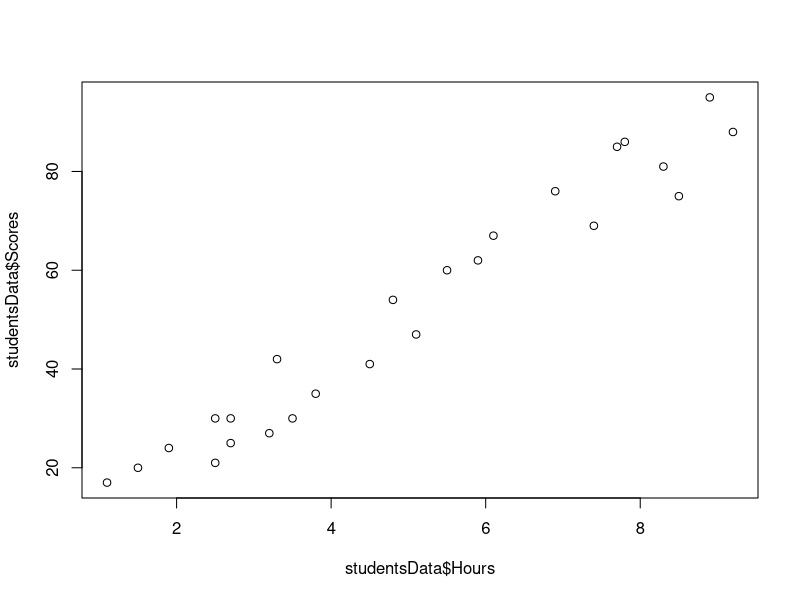

Here is the R script that generated this plot:
#Loading the required Packages
install.packages("caTools")
library("caTools")
library(readxl)

#Setting the working directory
setwd("D:/GRIP")

#Importing the Data
studentsData <- read_xlsx("StudentGradesandScores.xlsx")

#Check if data is imported correct
View(studentsData)
str(studentsData)
head(studentsData)
tail(studentsData)

#Split the data into Training and Testing 
split = sample.split(studentsData$Hours,SplitRatio = 0.7)
split
trainingSet <- subset(studentsData, split == TRUE)
testSet <- subset(studentsData, split == FALSE)

#Fitting linear regression to the training set
lm = lm(studentsData$Hours ~ studentsData$Scores, data = trainingSet)
summary(lm)
coef(lm)

plot(studentsData$Hours,studentsData$Scores)
warnings()
yPred <- predict(lm,testSet)
yPred
summary(yPred)
?predict

#Equation : -0.006285579 + (0.097480295) * x

#Score expected for a student who studies for 9.25hrs/day
-0.006285579 + (0.097480295) * 9.25
0.8954071 *100
89.54
